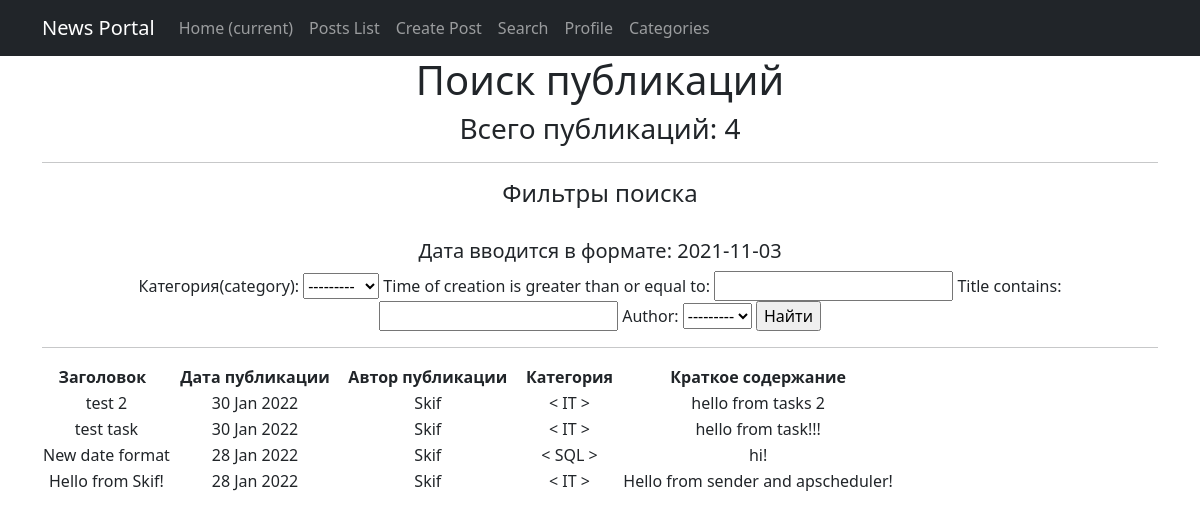
/posts/search/, run on an earlier commit of the app's database.
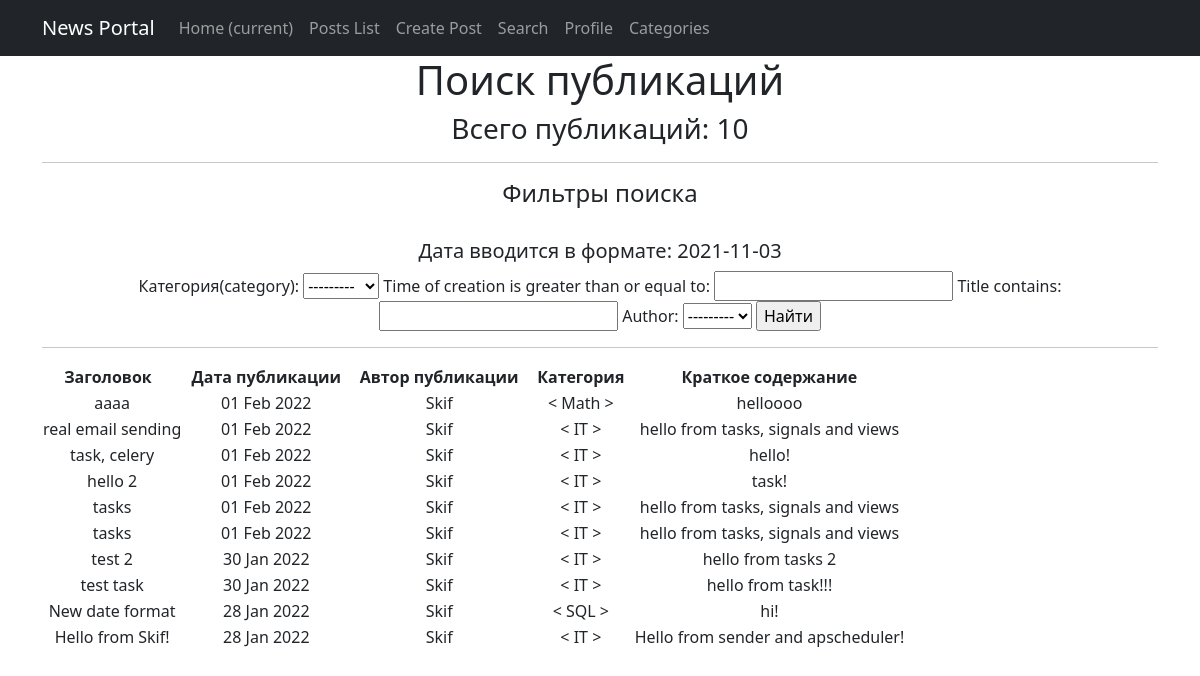
And on a later commit of the database.
### news/models.py (models this page shows, shortened)
class Post(models.Model):
    article = 'AR'
    news = 'NW'
    kind = [
        (article, 'Статья'),
        (news, 'Новость')
    ]
    author = models.ForeignKey(Author, on_delete=models.CASCADE)
    view = models.CharField(max_length=2, choices=kind, default=article)
    time_of_creation = models.DateTimeField(auto_now_add=True)
    post_category = models.ForeignKey(Category, on_delete=models.CASCADE, verbose_name='Категория(category)')
    title = models.CharField(max_length=128)
    text = models.TextField()
    post_rating = models.IntegerField(default=0)
    class Meta:
        verbose_name = 'Публикация'
        verbose_name_plural = 'Публикации'

class Author(models.Model):
    author_user = models.OneToOneField(User, on_delete=models.CASCADE)
    author_rating = models.IntegerField(default=0)
    class Meta:
        verbose_name = 'Автор'
        verbose_name_plural = 'Авторы'
    def __str__(self):
        return f'{self.author_user}'

class Category(models.Model):
    name = models.CharField(max_length=64, unique=True)
    subscribers = models.ManyToManyField(User, through='CategorySubscribers')
    class Meta:
        verbose_name = 'Категория'
        verbose_name_plural = 'Категории'
    def __str__(self):
        return f'{self.name}'

### news/views.py (the view)
# urls.py: path('search/', PostsSearch.as_view(), name='search'),
class PostsSearch(ListView):
    model = Post
    template_name = 'news/search.html'
    context_object_name = 'posts_search'
    ordering = ['-time_of_creation']
    def get_context_data(self, **kwargs):
        context = super().get_context_data(**kwargs)
        context['filter'] = PostFilter(self.request.GET, queryset=self.get_queryset()) # вписываем наш фильтр в контекст
        return context

### news/templatetags/custom_filters.py (called while the page is built)
@register.filter(name='censor')
def censor(value):
    censor_list = ['мат']
    text = value.split()
    for word in text:
        if word.lower() in censor_list:
            value = value.replace(word, '[CENSORED]')
    return value

### templates/news/search.html (shortened to what this page needs)
{% extends 'default.html' %}
{% load custom_filters %}
{% block content %}
    <h1>Поиск публикаций</h1>
    <h3><p align="center">Всего публикаций: {{ posts_search|length }}</p></h3>
    <hr>
    <h4>Фильтры поиска</h4>
    <br>
    <h5>Дата вводится в формате: 2021-11-03</h5>
    <form method="GET">
        {{ filter.form }}
        <input type="submit" value="Найти">
    </form>
    <hr>
    {% if posts_search %}
       <table>
           <thead>
              <th>
                  <b>Заголовок &nbsp </b>
              </th>
              <th>
                  <b> &nbsp Дата публикации &nbsp </b>
              </th>
              <th>
                  <b> &nbsp Автор публикации &nbsp </b>
              </th>
              <th>
                  <b> &nbsp Категория &nbsp </b>
              </th>
              <th>
                  <b> &nbsp Краткое содержание &nbsp</b>
              </th>
           </thead>
      {% for post in filter.qs %}
          <tr>
              <td>
                  {{ post.title|censor }}
              </td>
              <td>
                  {{ post.time_of_creation|date:'d M Y'}}
              </td>
              <td>
                  {{ post.author }}
              </td>
              <td>
                  < {{ post.post_category }} >
              </td>
              <td>
                  {{ post.text|truncatechars:50|censor }}
              </td>
          </tr>
      {% endfor %}
      </table>
    <br>
    {% else %}
      <h2>Публикаций нет!</h2>
    {% endif %}
{% endblock content %}

What changed in the data, as far as the page shows it:
added Post: title|censor "aaaa", time_of_creation "01 Feb 2022", author "Skif", post_category "Math", text|censor "helloooo"
added Post: title|censor "real email sending", time_of_creation "01 Feb 2022", author "Skif", post_category "IT", text|censor "hello from tasks, signals and views"
added Post: title|censor "task, celery", time_of_creation "01 Feb 2022", author "Skif", post_category "IT", text|censor "hello!"
added Post: title|censor "hello 2", time_of_creation "01 Feb 2022", author "Skif", post_category "IT", text|censor "task!"
added Post: title|censor "tasks", time_of_creation "01 Feb 2022", author "Skif", post_category "IT", text|censor "hello from tasks, signals and views"
added Post: title|censor "tasks", time_of_creation "01 Feb 2022", author "Skif", post_category "IT", text|censor "hello from tasks, signals and views"
Also different on the page:
{{ posts_search|length }}: "4" → "10"
